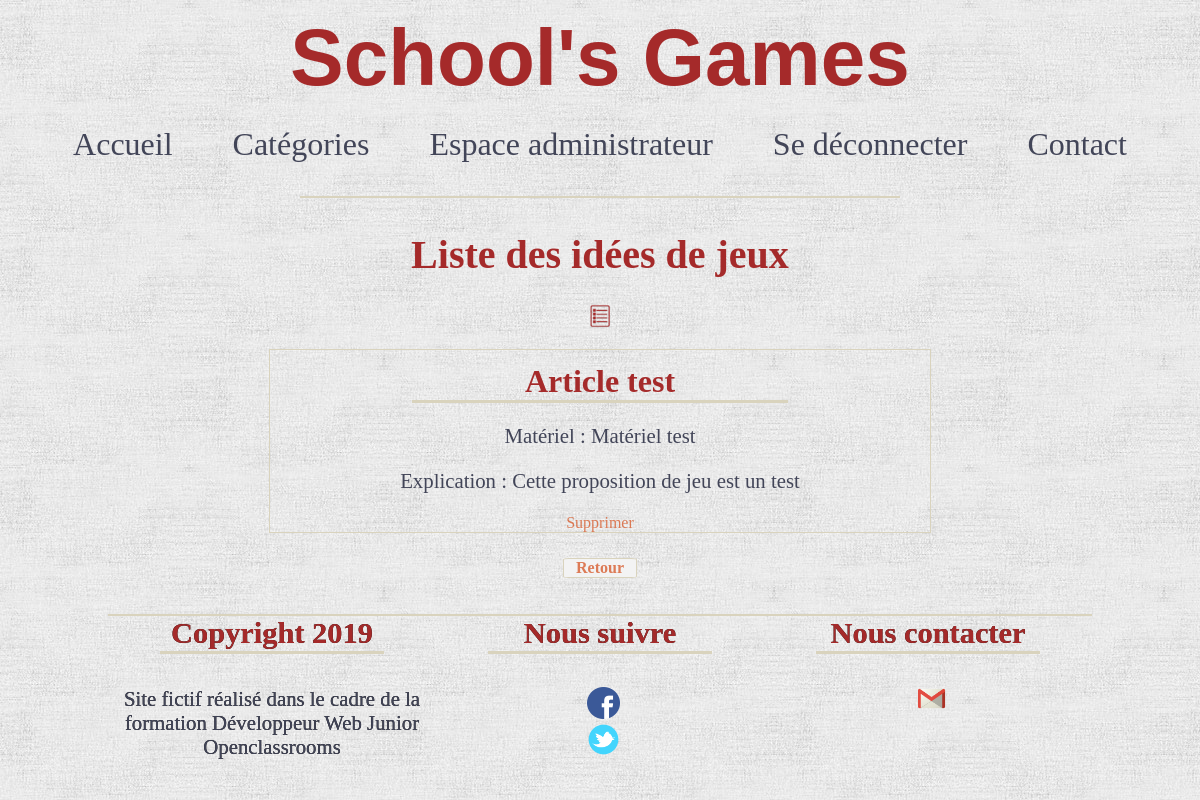
/index.php?a=proposition (signed in), run on the app's committed database.
### tables this page shows
CREATE TABLE `idee_article` (
  `id` int(11) NOT NULL,
  `titre` varchar(255) NOT NULL,
  `materiel` varchar(255) NOT NULL,
  `message` text NOT NULL
);

### controller/controllerArticles.php (called while the page is built, shortened)
<?php
class controllerArticles{
        public function affichageIdee(){
            require 'modele/modeleArticles.php';
            $affichage = new articles;
            $rep = $affichage->affichageProposition();
            require 'vue/listeProposition.php';
        }
}

### modele/modeleArticles.php (called while the page is built, shortened)
<?php
class articles extends appelBDD{
        public function affichageProposition(){
            $bdd = $this->dbConnect();
            $rep = $bdd->prepare('SELECT * FROM idee_article');
            $rep->execute();
            return $rep;
        }
}

### vue/listeProposition.php (the view, shortened to what this page needs)
<!DOCTYPE html>
<html lang="fr">
<head>
    <link rel="stylesheet" type="text/css" href="css/style.css">
</head>
<body>
    <?php require 'includes/header.php'; ?>
    <div id="rebord">
        <h2>Liste des idées de jeux</h2>
    </div>
    <img src="img/liste1.png" id="logoListe" />
    <?php
while ($donnees = $rep->fetch())
{
?>
    <div id="idee_article">
        <h3>
            <?php  echo htmlspecialchars($donnees['titre']);?>
        </h3>
        <p>Matériel :
            <?php echo htmlspecialchars($donnees['materiel'])?>
        </p>
        <p>Explication :
            <?php echo nl2br(htmlspecialchars($donnees['message']));?>
        </p>
        <a href="index.php?a=supp_idee&articles=<?php echo htmlspecialchars($donnees['id']); ?>">Supprimer</a>
    </div>
    <?php
        }
    ?>
    <a href="index.php?u=admin" id="back">Retour</a>
    <?php require 'includes/footer.php'; ?>
</body>
</html>

### css/style.css (style rules this page uses)
body { margin: 0px; padding: 0px; background-color: #F8F8F8; position: relative; background-image:url(../img/fond.jpg); overflow-x: hidden; }
h2 { font-size: 2.5em; text-align: center; color: brown; font-family: Gabriola; height: 1em; }
h3 { font-family: Gabriola; margin: auto; margin-top: 2%; color: brown; font-size: 2.5em; border-bottom: 3px #D9D3BD solid; width: 41%; text-align: center; }
p { text-align: justify; font-size: 1.3em; color: #424558; display: flex; justify-content: center; font-family: Gabriola; }
a { text-decoration: none; color: #d8663bdb; display: flex; justify-content: center; }
#rebord { border-top: 2px solid #D9D3BD; width: 50%; margin: auto; }
#idee_article { width: 55%; margin: auto; border: 1px #D9D3BD solid; margin-bottom: 25px; }
#back { border: 1px solid #D9D3BD; border-radius: 8%; width: 6%; color: #d8663bdb; font-weight: bold; background-color: #f3f3f3; cursor: pointer; display: flex; justify-content: center; align-items: center; margin: auto; margin-bottom: 2em; }
#logoListe, #logoModifier { width: 2%; margin: auto; text-align: center; align-items: center; display: flex; margin-bottom: 1.3em; }
@media screen and (max-width : 1210px) { h3 { font-size: 2em; width: 57%; } }

### data on the page
idee_article: titre "Article test", materiel "Matériel test", message "Cette proposition de jeu est un test"
